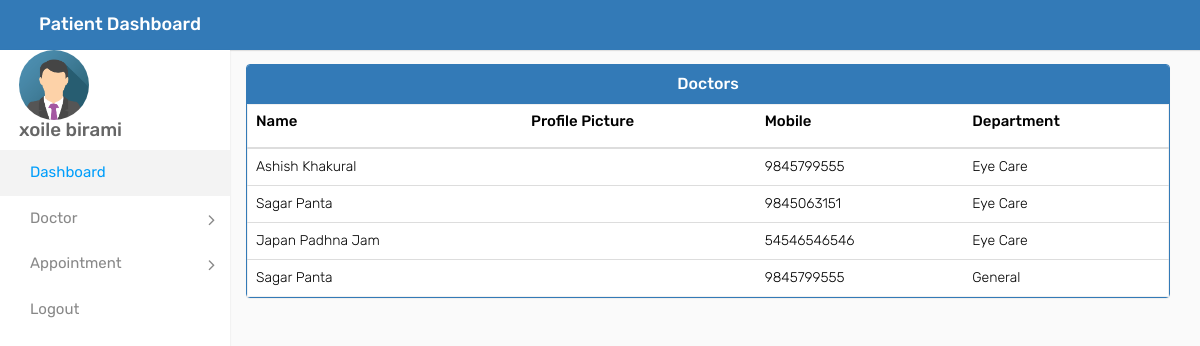
Before: /patient_view_doctors (signed in) with the older database file.
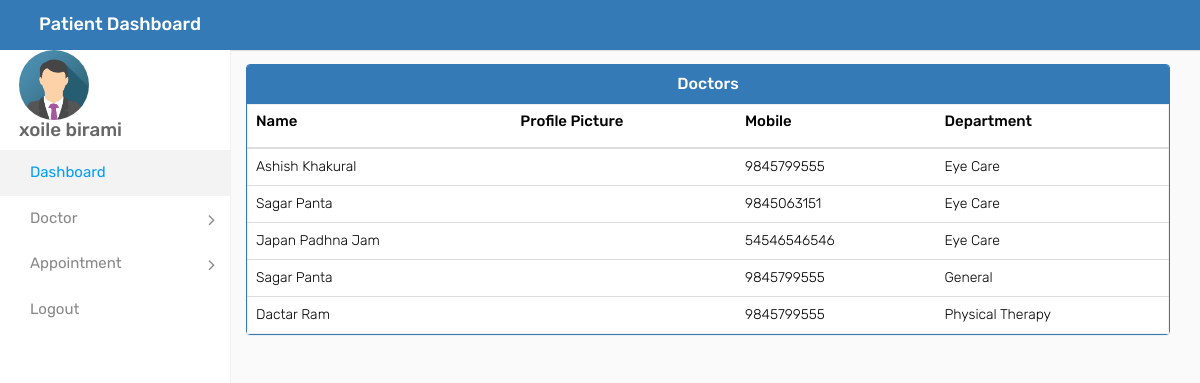
After: the same page with the newer database file.
### account/models.py (models this page shows, shortened)
class Doctor(models.Model):
    user=models.OneToOneField(User,on_delete=models.CASCADE)
    profile_pic= models.ImageField(upload_to='profilepic/Doctor/',null=True,blank=True)
    contact = models.CharField(max_length=20,null=True)
    gender = models.PositiveSmallIntegerField(
        choices=GENDER_CHOICE, default=3)
    address = models.CharField(max_length=40)
    department= models.CharField(max_length=50,choices=DEPARTMENT,default='Cardiologist')
    status=models.BooleanField(default=False)
    @property
    def get_name(self):
        return self.user.first_name+" "+self.user.last_name

### account/views.py (the view)
# urls.py: path('patient_view_doctors', views.patient_view_doctors,name="patient_view_doctors"),
@login_required(login_url='login')
@user_passes_test(logged_as_patient)
def patient_view_doctors(request):
    doctor=models.Doctor.objects.all().filter(status=True)
    data={
        'doctor':doctor
    }
    return render(request,'patient_view_doctors.html',context=data)

### account/views.py (called while the page is built)
def logged_as_patient(user):
    return user.groups.filter(name='patient').exists()

### templates/patient_view_doctors.html (shortened to what this page needs)
{% extends 'patient_base.html' %}
{% load static %}
{% block content %}
<div class="container"  style="padding-left: 111px; margin-top:14px; font-size:14px">
	<div class="panel panel-primary">
		<div class="panel-heading" style="text-align:center;">
		<h6 class="panel-title">Doctors</h6>
	  </div>
	  <table class="table table-hover" id="dev-table">
		<thead>
			<tr>
				<th><h1 style="font-size:15px;">Name</h1></th>
				<th><h1 style="font-size:15px;">Profile Picture</h1></th>
				<th><h1 style="font-size:15px;">Mobile</h1></th>
				<th><h1 style="font-size:15px;">Department</h1></th>
			</tr>
		</thead>
		{% for d in doctor %}
		<tr>
		  <td> {{d.get_name}}</td>
		  <td>
			</td>
		  <td>{{d.contact}}</td>
		  <td>{{d.department}}</td>
		</tr>
		{% endfor %}
	  </table>
	</div>
  </div>
{% endblock content %}

Changed rows visible on the page:
added Doctor: get_name "Dactar Ram", contact "9845799555", department "Physical Therapy"
